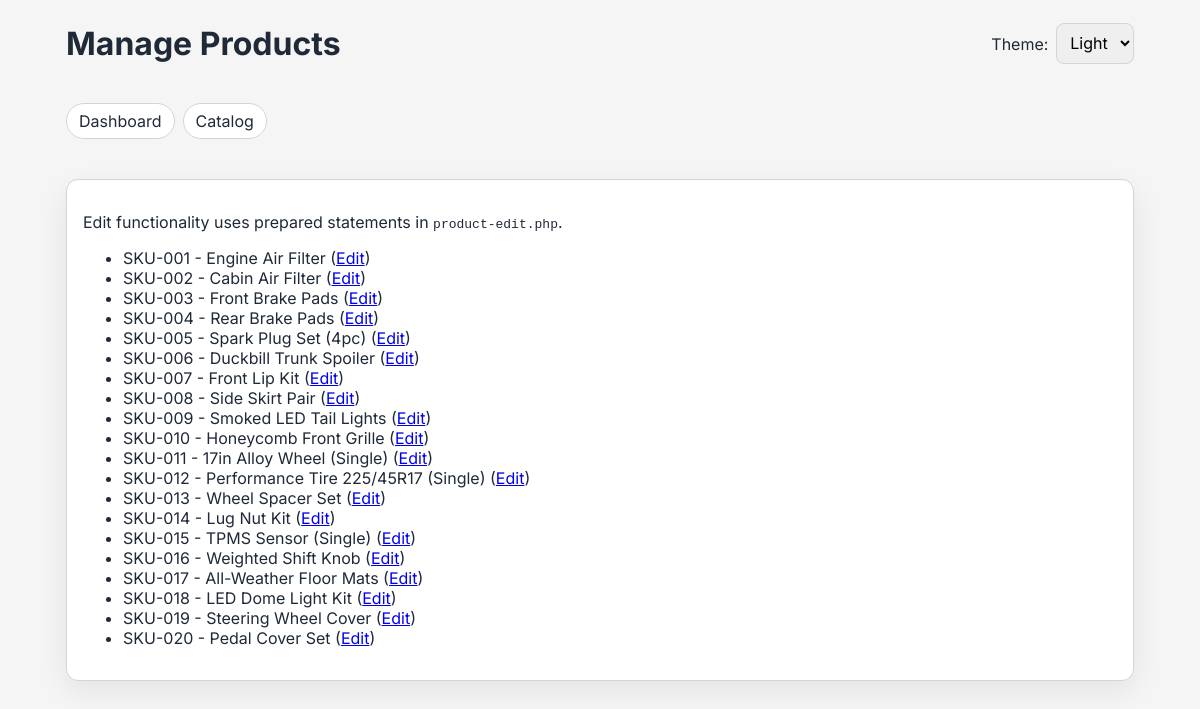
/admin/products.php (signed in), run on the app's committed database.
### tables this page shows
CREATE TABLE IF NOT EXISTS products (
  id INT UNSIGNED AUTO_INCREMENT PRIMARY KEY,
  sku VARCHAR(20) NOT NULL UNIQUE,
  category VARCHAR(80) NOT NULL,
  name VARCHAR(160) NOT NULL,
  compatibility VARCHAR(255) NOT NULL,
  image_path VARCHAR(255) NOT NULL,
  created_at TIMESTAMP NOT NULL DEFAULT CURRENT_TIMESTAMP
);

### includes/db.php (called while the page is built, shortened)
<?php
require_once __DIR__ . '/../config.php';
function db(): PDO
{
    global $DB_HOST, $DB_PORT, $DB_NAME, $DB_USER, $DB_PASS, $DB_CHARSET;
    $dsn = "mysql:host={$DB_HOST};port={$DB_PORT};dbname={$DB_NAME};charset={$DB_CHARSET}";
    $pdo = new PDO($dsn, $DB_USER, $DB_PASS, [
        PDO::ATTR_ERRMODE => PDO::ERRMODE_EXCEPTION,
        PDO::ATTR_DEFAULT_FETCH_MODE => PDO::FETCH_ASSOC,
        PDO::ATTR_EMULATE_PREPARES => false,
    ]);
    return $pdo;
}

### admin/products.php (the view, shortened to what this page needs)
<?php
require_once __DIR__ . '/../includes/db.php';
$products = db()->query("SELECT id, sku, name, category FROM products ORDER BY id ASC")->fetchAll();
?>
<!doctype html>
<html lang="en">
<head><meta charset="UTF-8" /><meta name="viewport" content="width=device-width, initial-scale=1.0" /><title>Admin Products</title><link rel="stylesheet" href="../style.css" /></head>
<body class="light-theme">
<header class="site-header"><h1>Manage Products</h1><div class="theme-box"><label for="themeSelect">Theme:</label><select id="themeSelect"><option value="light-theme">Light</option><option value="dark-theme">Dark</option><option value="blue-theme">Blue</option></select></div></header>
<nav class="main-menu"><a href="index.php">Dashboard</a><a href="../catalog.php">Catalog</a></nav>
<main><section class="panel"><p>Edit functionality uses prepared statements in <code>product-edit.php</code>.</p><ul><?php foreach ($products as $p): ?><li><?= htmlspecialchars($p['sku']) ?> - <?= htmlspecialchars($p['name']) ?> (<a href="product-edit.php?id=<?= (int)$p['id'] ?>">Edit</a>)</li><?php endforeach; ?></ul></section></main>
</body></html>

### style.css (style rules this page uses)
:root { --bg: #f5f5f5; --card: #ffffff; --text: #1f2937; --accent: #2563eb; --border: #d1d5db; --shadow: 0 10px 30px rgba(15, 23, 42, 0.08); }
body.light-theme { --bg: #f5f5f5; --card: #ffffff; --text: #1f2937; --accent: #2563eb; --border: #d1d5db; }
* { box-sizing: border-box; }
body { margin: 0; font-family: "Inter", Arial, sans-serif; background: var(--bg); color: var(--text); transition: background-color 0.25s ease, color 0.25s ease; }
header, nav, main, footer { max-width: 1100px; margin: 0 auto; padding: 1rem; }
.site-header { display: flex; gap: 1rem; align-items: center; justify-content: space-between; flex-wrap: wrap; }
.main-menu { display: flex; gap: 0.5rem; flex-wrap: wrap; margin-bottom: 0.5rem; }
.main-menu a { text-decoration: none; border: 1px solid var(--border); background: var(--card); color: var(--text); padding: 0.45rem 0.75rem; border-radius: 999px; transition: transform 0.2s ease, border-color 0.2s ease, color 0.2s ease; }
h1, h2, h3 { margin: 0.5rem 0; }
.panel { border: 1px solid var(--border); background: var(--card); border-radius: 12px; padding: 1rem; margin-bottom: 1rem; box-shadow: var(--shadow); }
input, textarea, select, button { padding: 0.55rem; border: 1px solid var(--border); border-radius: 8px; font: inherit; }
.theme-box { display: flex; gap: 0.5rem; align-items: center; }

### data on the page
products: sku "SKU-001", name "Engine Air Filter"
products: sku "SKU-002", name "Cabin Air Filter"
products: sku "SKU-003", name "Front Brake Pads"
products: sku "SKU-004", name "Rear Brake Pads"
products: sku "SKU-005", name "Spark Plug Set (4pc)"
products: sku "SKU-006", name "Duckbill Trunk Spoiler"
products: sku "SKU-007", name "Front Lip Kit"
products: sku "SKU-008", name "Side Skirt Pair"
products: sku "SKU-009", name "Smoked LED Tail Lights"
products: sku "SKU-010", name "Honeycomb Front Grille"
products: sku "SKU-011", name "17in Alloy Wheel (Single)"
products: sku "SKU-012", name "Performance Tire 225/45R17 (Single)"
products: sku "SKU-013", name "Wheel Spacer Set"
products: sku "SKU-014", name "Lug Nut Kit"
products: sku "SKU-015", name "TPMS Sensor (Single)"
products: sku "SKU-016", name "Weighted Shift Knob"
products: sku "SKU-017", name "All-Weather Floor Mats"
products: sku "SKU-018", name "LED Dome Light Kit"
products: sku "SKU-019", name "Steering Wheel Cover"
products: sku "SKU-020", name "Pedal Cover Set"
